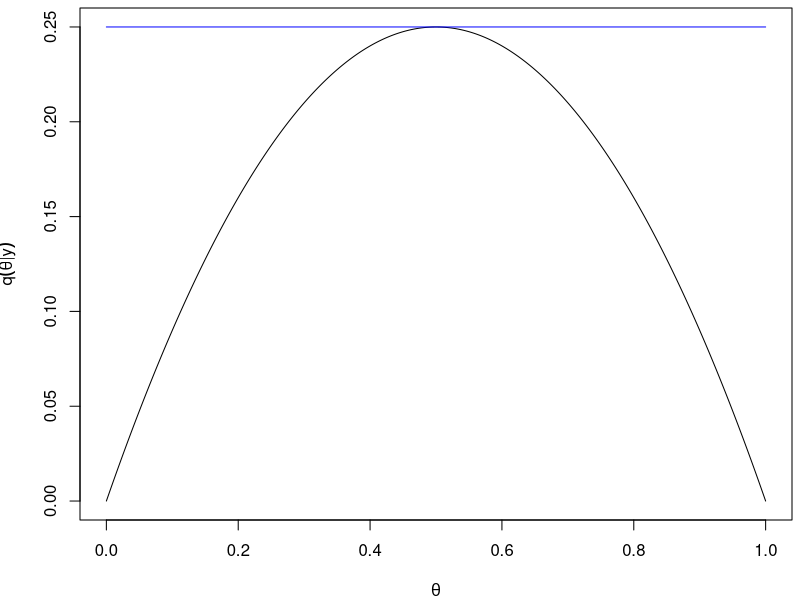
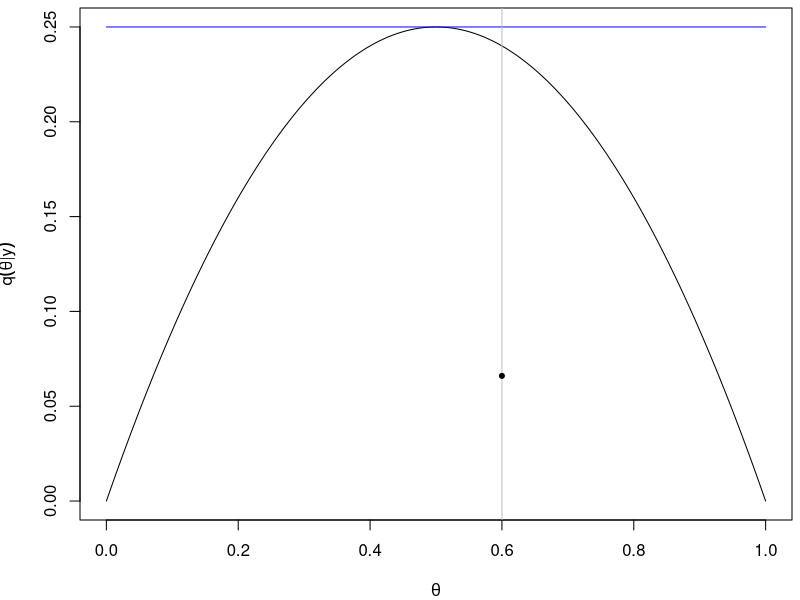
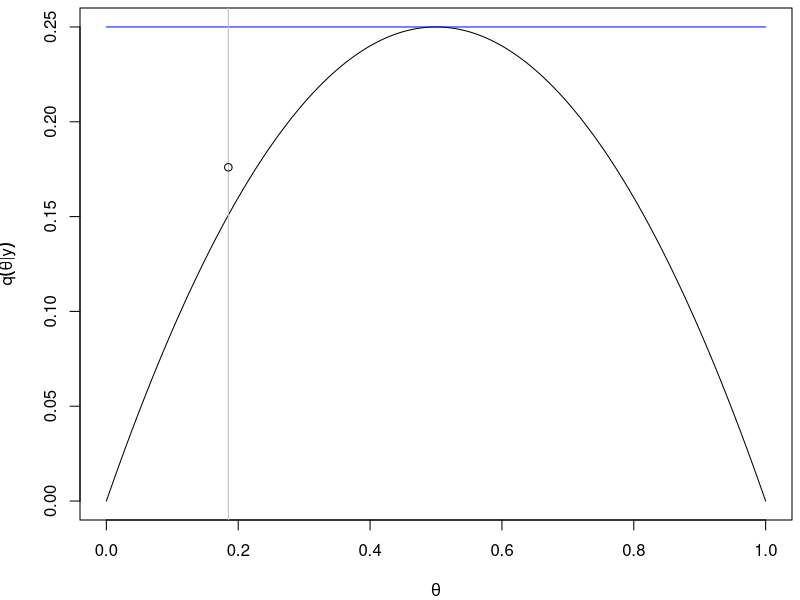
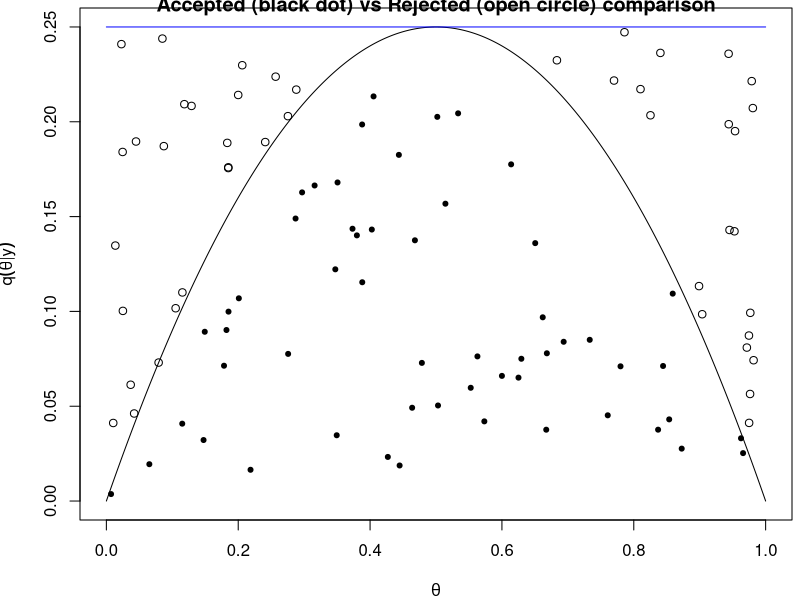
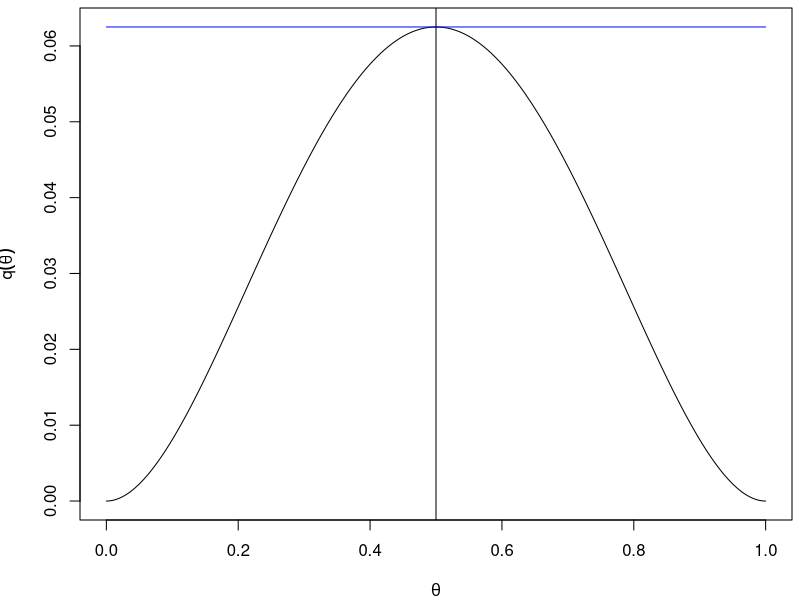
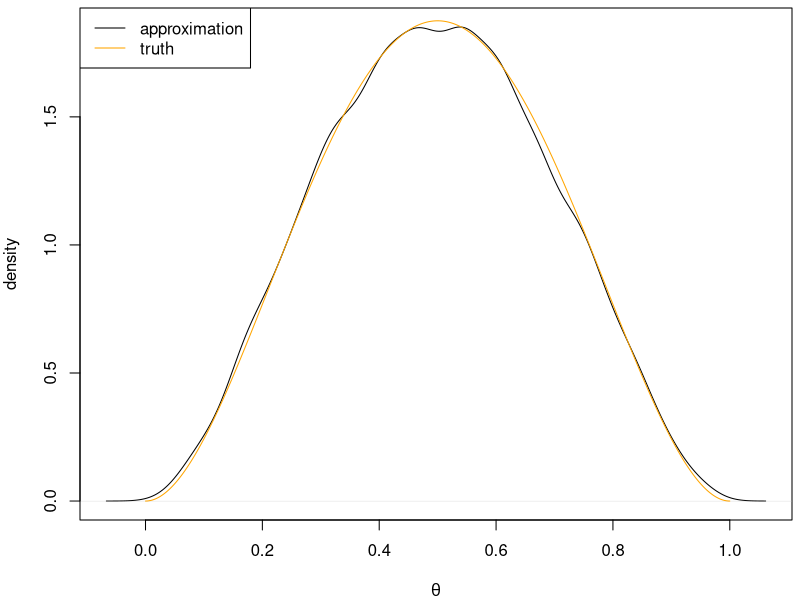
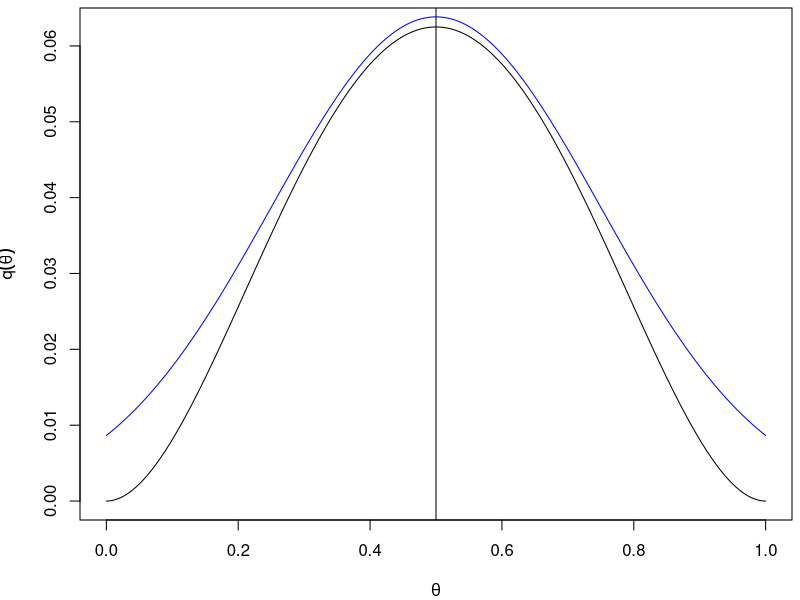
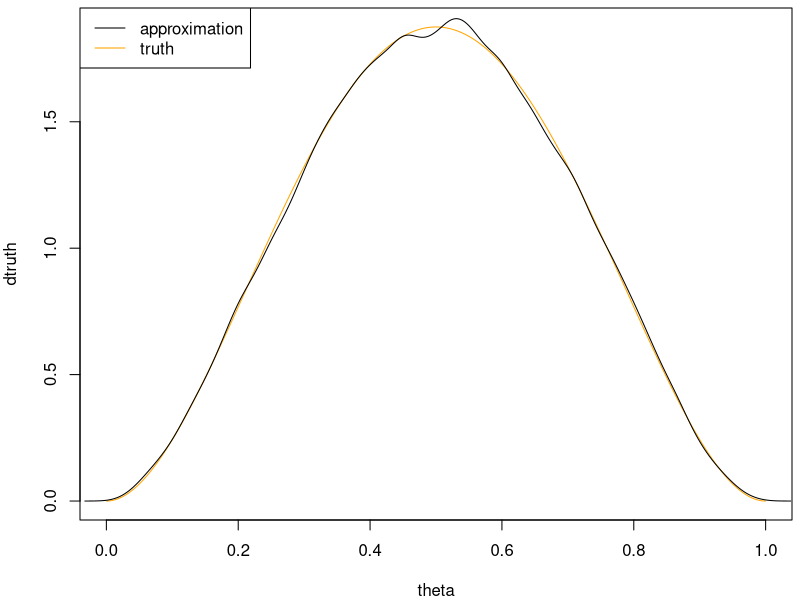

The R source for these figures, in order:
## ---- chunk 1
qtarget = function(theta) {
  theta * (1 - theta) * (theta > 0) * (theta < 1)
}
## ---- chunk 2
# define bounding function
gM = function(theta) {
  rep(.25, length(theta))
}
## ---- chunk 3
theta = seq(0, 1, len = 10000)
par(mar = c(4, 4, 0.4, 0.4))
plot(theta, qtarget(theta), type = "l", xlab = expression(theta),
     ylab = expression(q(theta*"|"*y)))
lines(theta, gM(theta), col = "blue")
## ---- chunk 4
set.seed(1)
thetastar1 = 0.6
u1 = 0.066
accept1 = (u1 <= qtarget(thetastar1))

# plot q and bounding function
theta = seq(0, 1, len = 1000)
plot(theta, qtarget(theta), type = "l", xlab = expression(theta),
     ylab = expression(q(theta*"|"*y)))
lines(theta, gM(theta), col = "blue")
abline(v = thetastar1, col = "grey")
points(thetastar1, u1, pch = ifelse(accept1, 20, 1))
## ---- chunk 5
#| echo: false
#| eval: true
#| output: true
set.seed(2)
thetastar2 = 0.185
# u2 = runif(1, 0, gM(thetastar2))
u2 = 0.176
accept2 = (u2 <= qtarget(thetastar2))

# plot q and bounding function
theta = seq(0, 1, len = 1000)
plot(theta, qtarget(theta), type = "l", xlab = expression(theta),
     ylab = expression(q(theta*"|"*y)))
lines(theta, gM(theta), col = "blue")
abline(v = thetastar2, col = "grey")
points(thetastar2, u2, pch = ifelse(accept2, 20, 1))
## ---- chunk 6
# plot target density and bounding function
theta = seq(0, 1, len = 1000)
plot(theta, qtarget(theta), type = "l", xlab = expression(theta),
     ylab = expression(q(theta*"|"*y)))
lines(theta, gM(theta), col = "blue")
# plot some earlier results
thetastar1 = 0.6
thetastar2 = 0.185
u1 = 0.066
u2 = 0.176
accept1 = TRUE
accept2 = FALSE
points(thetastar1, u1, pch = ifelse(accept1, 20, 1))
points(thetastar2, u2, pch = ifelse(accept2, 20, 1))
for(i in 1:98) {
  thetastar = runif(1)
  u = runif(1, 0, gM(thetastar))
  accept = (u <= qtarget(thetastar))
  points(thetastar, u, pch = ifelse(accept, 20, 1))
}
title("Accepted (black dot) vs Rejected (open circle) comparison")
## ---- chunk 7
qtarget = function(theta) {
	theta^2*(1 - theta)^2 * (theta > 0) * (theta < 1)
}
## ---- chunk 8
gM = function(theta) {
	rep(.0625, length(theta))
}
## ---- chunk 9
theta = seq(0, 1, len = 1000)
plot(theta, qtarget(theta), type = "l", xlab = expression(theta),
     ylab = expression(q(theta)))
lines(theta, gM(theta), col = "blue")
abline(v = 1/2)
## ---- chunk 10
B = 10000 # number of samples to keep
mytheta = numeric(B) # vector to store kept samples
set.seed(57) # reproducibility

i = 0 # the samples accepted
while (i < B) {
  x = runif(1) # sample from g distribution

  # accept x with probability q(x)/gM(x)
	if (runif(1) <= qtarget(x)/gM(x)) {
		i = i + 1
		mytheta[i] = x
	}
}
## ---- chunk 11
dmytheta = density(mytheta)
dtruth = dbeta(theta, 3, 3)

plot(dmytheta, xlab = expression(theta), ylab = "density", main = "")
lines(theta, dtruth, col = "orange")
legend("topleft", legend = c("approximation", "truth"),
       col = c("black", "orange"), lwd = c(1, 1))
## ---- chunk 12
gM = function(theta) {
	0.04 * dnorm(theta, mean = 0.5, sd = 0.25)
}
## ---- chunk 13
theta = seq(0, 1, len = 1000)
plot(theta, qtarget(theta), type = "l", xlab = expression(theta),
     ylab = expression(q(theta)))
lines(theta, gM(theta), col = "blue")
abline(v = 1/2)
## ---- chunk 14
B = 100000
mytheta = numeric(B)

i = 0 # the samples accepted
while (i < B) {
  x = rnorm(1, mean = 0.5, sd = 0.25) # sample from g distribution

  # accept x with probability q(x)/gM(x)
	if (runif(1) <= qtarget(x)/gM(x)) {
		i = i + 1
		mytheta[i] = x
	}
}
## ---- chunk 15
dmytheta = density(mytheta)
dtruth = dbeta(theta, 3, 3)

plot(theta, dtruth, col = "orange", type = "l")
lines(dmytheta)
legend("topleft", legend = c("approximation", "truth"),
       col = c("black", "orange"), lwd = c(1, 1))
## ---- chunk 16
qtarget = function(theta) {
	exp(-theta^2/2)
}
## ---- chunk 17
gM = function(theta) {
	dexp(theta)*exp(1/2)
}
## ---- chunk 18

theta = seq(0, 5, len = 1000)
plot(theta, qtarget(theta), ylim = c(0, qtarget(0.001)),
     type = "l",
     ylab = "qtarget", xlab = expression(theta))
lines(theta, gM(theta), type = "l", col = "blue")
legend("topright", legend = c("qtarget", "gM"),
       lty = 1, col = c("black", "blue"))
## ---- chunk 19
B = 10000 # number of retained samples desired
mytheta = numeric(B) # vector to store samples
i = 0 # number of retained samples
while (i < B) {
	x = rexp(1) # draw a value from proposal distribution
	# accept the value with probability based on the importance
	# ratio
	if (runif(1) <= qtarget(x)/gM(x)) {
		i = i + 1 # increment i if value retained
		mytheta[i] = x # store value
	}
}
## ---- chunk 20
#The true density
dens = function(theta) {
	sqrt(2/pi)*exp(-theta^2/2)
}

dmytheta = density(mytheta, from = 0, to = 5, cut = 0)
plot(dmytheta, xlab = "theta", ylab = "density", main = "")
lines(theta, dens(theta), col = "blue")
legend("topright", legend = c("approximation", "truth"),
	lwd = c(1, 1), col = c("black", "blue"))
## ---- chunk 21
# plot with a probability histogram instead to get a better comparison
hist(mytheta, freq = FALSE, breaks = 100)
lines(theta, dens(theta), col = "blue")
legend("topright", legend = c("approximation", "truth"),
	lwd = c(1, 1), col = c("black", "blue"))
## ---- chunk 22
gM = function(theta) {
	2.4 * dchisq(theta, df = 2)
}
## ---- chunk 23
theta = seq(0, 5, len = 10000)
plot(theta, gM(theta), type = "l", col = "blue",
     xlab = expression(theta), ylab = "", ylim = c(0, 1.25))
lines(theta, qtarget(theta))
legend("topright", legend = c("q", "gM"), lty = 1,
       col = c("black", "blue"))
## ---- chunk 24
B = 10000
mytheta = numeric(B)
i = 0
while (i < B) {
	x = rchisq(1, df = 2)
	if (runif(1) <= qtarget(x)/gM(x)) {
		i = i + 1
		mytheta[i] = x
	}
}
## ---- chunk 25
hist(mytheta, freq = FALSE, breaks = 100)
lines(theta, dens(theta), col = "blue")
legend("topright", legend = c("approximation", "truth"),
       lwd = c(1, 1), col = c("black", "blue"))
